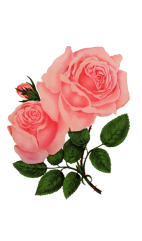
#> input picture pinkRose.png, 142 x 241 px
$ python customSeatingCards.py   (older library calls are emulated)
#> lines starting #> are read from the running program, lines starting #| are printed output that depends on the picture
#! python3
# customSeatingCards.py - creates a custom seating card for each guest in
# the 'guests.txt' file.

from PIL import Image, ImageDraw, ImageFont
import os


os.makedirs('seatingCards', exist_ok=True)

guestFile = open('guests.txt', 'r')
#> (reads guests.txt from the repository)
guests = guestFile.read().splitlines()

cardImW, cardImH = (288, 360)

for guest in guests:
    cardIm = Image.new('RGBA', (cardImW, cardImH), 'white')
#> cardIm: PIL image 288x360 RGBA; every value is 255

    flowerIm = Image.open('pinkRose.png')
#> flowerIm is the input picture: PIL image 142x241 RGBA; mean R, G, B, A 64.8, 41.2, 34.4, 89.9
    cardIm.paste(flowerIm, (73, 60), flowerIm)
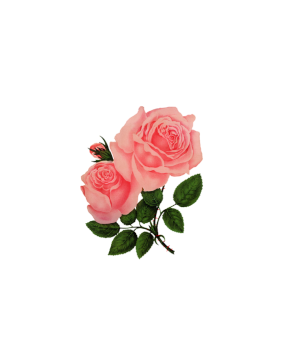
#> cardIm: PIL image 288x360 RGBA; mean R, G, B, A 245.7, 238, 236.1, 254.4; transparent parts drawn white

    draw = ImageDraw.Draw(cardIm)
    draw.line([(0, 0), (287, 0), (287, 359), (0, 359), (0, 0)], fill='black')

    fontsFolder = 'C:\Windows\Fonts'
    segoeFont = ImageFont.truetype(os.path.join(fontsFolder, 'segoeprb.ttf'), 32)

    nameText = f'{guest}'
    nameTextW, nameTextH = draw.textsize(nameText, font=segoeFont)
#> nameTextW = 160; nameTextH = 30
    draw.text(((cardImW-nameTextW)/2, 20),
                nameText, fill='black', font=segoeFont)

    cardIm.save(os.path.join('seatingCards', f'Seating Card - {guest}.png'))
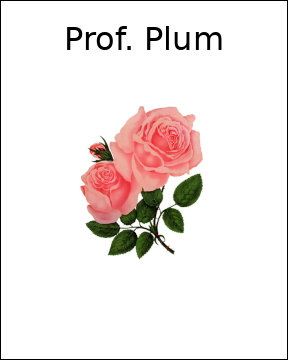
#> saved as Seating Card - Prof. Plum.png: PIL image 288x360 RGBA; mean R, G, B, A 240, 232.3, 230.4, 254.4; transparent parts drawn white
